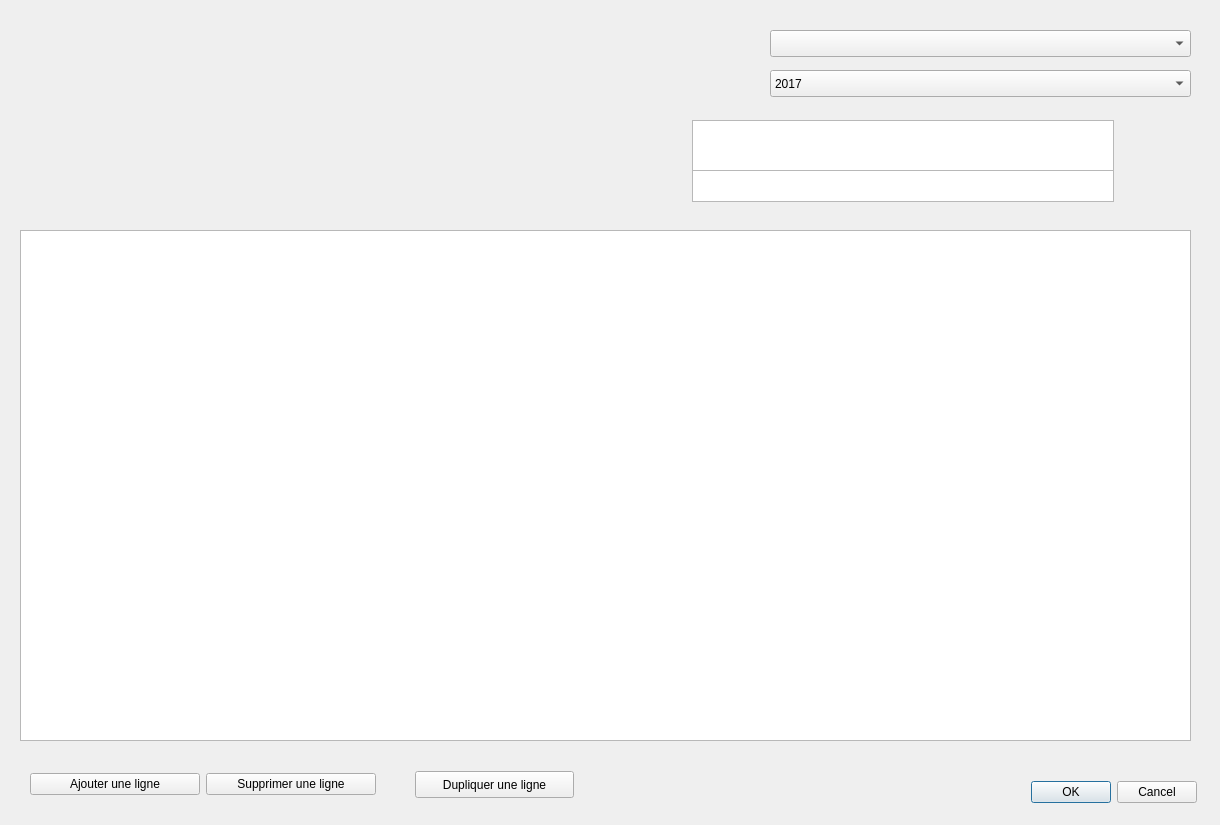
<?xml version="1.0" encoding="UTF-8"?>
<ui version="4.0">
 <class>bdsuivis_dialog</class>
 <widget class="QDialog" name="bdsuivis_dialog">
  <property name="geometry">
   <rect>
    <x>0</x>
    <y>0</y>
    <width>1220</width>
    <height>825</height>
   </rect>
  </property>
  <property name="windowTitle">
   <string>Dialog</string>
  </property>
  <widget class="QDialogButtonBox" name="btn_okannul">
   <property name="geometry">
    <rect>
     <x>856</x>
     <y>776</y>
     <width>341</width>
     <height>32</height>
    </rect>
   </property>
   <property name="orientation">
    <enum>Qt::Horizontal</enum>
   </property>
   <property name="standardButtons">
    <set>QDialogButtonBox::Cancel|QDialogButtonBox::Ok</set>
   </property>
  </widget>
  <widget class="QTableView" name="tbv_tps">
   <property name="geometry">
    <rect>
     <x>692</x>
     <y>120</y>
     <width>422</width>
     <height>51</height>
    </rect>
   </property>
  </widget>
  <widget class="QComboBox" name="cbx_chsalarie">
   <property name="geometry">
    <rect>
     <x>770</x>
     <y>30</y>
     <width>421</width>
     <height>27</height>
    </rect>
   </property>
  </widget>
  <widget class="QComboBox" name="cbx_channee">
   <property name="geometry">
    <rect>
     <x>770</x>
     <y>70</y>
     <width>421</width>
     <height>27</height>
    </rect>
   </property>
   <property name="currentIndex">
    <number>7</number>
   </property>
   <item>
    <property name="text">
     <string>2010</string>
    </property>
   </item>
   <item>
    <property name="text">
     <string>2011</string>
    </property>
   </item>
   <item>
    <property name="text">
     <string>2012</string>
    </property>
   </item>
   <item>
    <property name="text">
     <string>2013</string>
    </property>
   </item>
   <item>
    <property name="text">
     <string>2014</string>
    </property>
   </item>
   <item>
    <property name="text">
     <string>2015</string>
    </property>
   </item>
   <item>
    <property name="text">
     <string>2016</string>
    </property>
   </item>
   <item>
    <property name="text">
     <string>2017</string>
    </property>
   </item>
   <item>
    <property name="text">
     <string>2018</string>
    </property>
   </item>
   <item>
    <property name="text">
     <string>2019</string>
    </property>
   </item>
   <item>
    <property name="text">
     <string>2020</string>
    </property>
   </item>
   <item>
    <property name="text">
     <string>2021</string>
    </property>
   </item>
   <item>
    <property name="text">
     <string>2022</string>
    </property>
   </item>
   <item>
    <property name="text">
     <string>2023</string>
    </property>
   </item>
   <item>
    <property name="text">
     <string>2024</string>
    </property>
   </item>
   <item>
    <property name="text">
     <string>2025</string>
    </property>
   </item>
  </widget>
  <widget class="QTableView" name="tbv_suivtemp">
   <property name="geometry">
    <rect>
     <x>20</x>
     <y>230</y>
     <width>1171</width>
     <height>511</height>
    </rect>
   </property>
   <property name="font">
    <font>
     <pointsize>8</pointsize>
    </font>
   </property>
   <property name="sortingEnabled">
    <bool>true</bool>
   </property>
   <attribute name="horizontalHeaderDefaultSectionSize">
    <number>43</number>
   </attribute>
   <attribute name="horizontalHeaderMinimumSectionSize">
    <number>43</number>
   </attribute>
   <attribute name="verticalHeaderDefaultSectionSize">
    <number>16</number>
   </attribute>
  </widget>
  <widget class="QTableView" name="tbv_sum">
   <property name="geometry">
    <rect>
     <x>692</x>
     <y>170</y>
     <width>422</width>
     <height>32</height>
    </rect>
   </property>
   <property name="font">
    <font>
     <pointsize>8</pointsize>
    </font>
   </property>
  </widget>
  <widget class="QWidget" name="layoutWidget">
   <property name="geometry">
    <rect>
     <x>30</x>
     <y>770</y>
     <width>346</width>
     <height>29</height>
    </rect>
   </property>
   <layout class="QHBoxLayout" name="horizontalLayout">
    <item>
     <widget class="QPushButton" name="btn_ajoutlgn">
      <property name="text">
       <string>Ajouter une ligne</string>
      </property>
     </widget>
    </item>
    <item>
     <widget class="QPushButton" name="btn_supprlgn">
      <property name="text">
       <string>Supprimer une ligne</string>
      </property>
     </widget>
    </item>
   </layout>
  </widget>
  <widget class="QPushButton" name="btn_duplgn">
   <property name="geometry">
    <rect>
     <x>415</x>
     <y>771</y>
     <width>159</width>
     <height>27</height>
    </rect>
   </property>
   <property name="text">
    <string>Dupliquer une ligne</string>
   </property>
  </widget>
 </widget>
 <resources/>
 <connections>
  <connection>
   <sender>btn_okannul</sender>
   <signal>accepted()</signal>
   <receiver>bdsuivis_dialog</receiver>
   <slot>accept()</slot>
   <hints>
    <hint type="sourcelabel">
     <x>248</x>
     <y>254</y>
    </hint>
    <hint type="destinationlabel">
     <x>157</x>
     <y>274</y>
    </hint>
   </hints>
  </connection>
  <connection>
   <sender>btn_okannul</sender>
   <signal>rejected()</signal>
   <receiver>bdsuivis_dialog</receiver>
   <slot>reject()</slot>
   <hints>
    <hint type="sourcelabel">
     <x>316</x>
     <y>260</y>
    </hint>
    <hint type="destinationlabel">
     <x>286</x>
     <y>274</y>
    </hint>
   </hints>
  </connection>
 </connections>
</ui>
